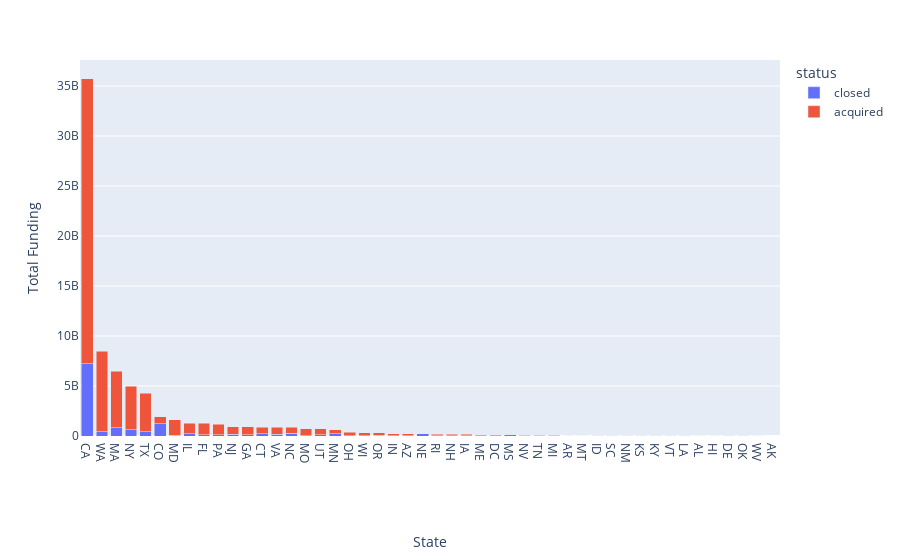

Notebook cell for this chart:
### Code cell
fig = px.bar(bystate, x = "state_code", y = "funding_total_usd", color = "status",
            labels = {
                "funding_total_usd": "Total Funding",
                "state_code": "State"
            },
            title = "")
fig.update_layout(barmode='stack', xaxis={'categoryorder':'total descending'})
fig.update_xaxes(title_standoff = 75)
fig.show()

### Figure 1 — Plotly figure (JSON) as saved in the notebook; plotly's stock layout.template omitted (floating-point values rounded to 4 significant figures)
{"data": [{"alignmentgroup": "True", "hovertemplate": "status=closed<br>State=%{x}<br>Total Funding=%{y}<extra></extra>", "legendgroup": "closed", "marker": {"color": "#636efa", "pattern": {"shape": ""}}, "name": "closed", "offsetgroup": "closed", "orientation": "v", "showlegend": true, "textposition": "auto", "type": "bar", "x": ["AK", "AL", "AR", "AZ", "CA", "CO", "CT", "DC", "DE", "FL", "GA", "HI", "IA", "ID", "IL", "IN", "KS", "KY", "LA", "MA", "MD", "ME", "MI", "MN", "MO", "MS", "NC", "NE", "NH", "NJ", "NM", "NV", "NY", "OH", "OK", "OR", "PA", "RI", "SC", "TN", "TX", "UT", "VA", "VT", "WA", "WI", "WV"], "xaxis": "x", "y": [283500, 200000, 49550000, 40689548, 7236696866, 1233430753, 217122854, 39267510, 2300000, 143627697, 120519855, 8605192, 3679737, 27250000, 210788178, 13717563, 8901000, 10407019, 7030600, 822926650, 98612464, 7184907, 49925000, 241036749, 2025000, 90000, 297330032, 228725000, 44400000, 193444170, 706225, 10645000, 628159255, 16496002, 1375000, 57035350, 108525408, 7913006, 10501415, 15290250, 443534012, 104375499, 190837575, 1250000, 443108939, 42427392, 1000000], "yaxis": "y"}, {"alignmentgroup": "True", "hovertemplate": "status=acquired<br>State=%{x}<br>Total Funding=%{y}<extra></extra>", "legendgroup": "acquired", "marker": {"color": "#EF553B", "pattern": {"shape": ""}}, "name": "acquired", "offsetgroup": "acquired", "orientation": "v", "showlegend": true, "textposition": "auto", "type": "bar", "x": ["AL", "AZ", "CA", "CO", "CT", "DC", "DE", "FL", "GA", "IA", "ID", "IL", "IN", "KS", "KY", "LA", "MA", "MD", "ME", "MI", "MN", "MO", "MS", "MT", "NC", "NE", "NH", "NJ", "NM", "NV", "NY", "OH", "OK", "OR", "PA", "RI", "SC", "TN", "TX", "UT", "VA", "VT", "WA", "WI"], "xaxis": "x", "y": [9250150, 193274814, 28483143487, 696753853, 670329279, 67916000, 4269323, 1108202255, 797934704, 147675324, 7750000, 1063230125, 222887024, 6000000, 3459700, 3400000, 5653605879, 1505055001, 115456281, 41294781, 394052120, 717510516, 101170000, 43562640, 555046570, 500000, 135625001, 754879670, 17199997, 87651452, 4343315629, 378642787, 2200000, 245628825, 1056520764, 176550004, 20841116, 78297943, 3844070869, 606308502, 682645517, 11077370, 8020758967, 265999746], "yaxis": "y"}], "layout": {"barmode": "stack", "legend": {"title": {"text": "status"}, "tracegroupgap": 0}, "margin": {"t": 60}, "xaxis": {"anchor": "y", "categoryorder": "total descending", "domain": [0, 1], "title": {"standoff": 75, "text": "State"}}, "yaxis": {"anchor": "x", "domain": [0, 1], "title": {"text": "Total Funding"}}}}
